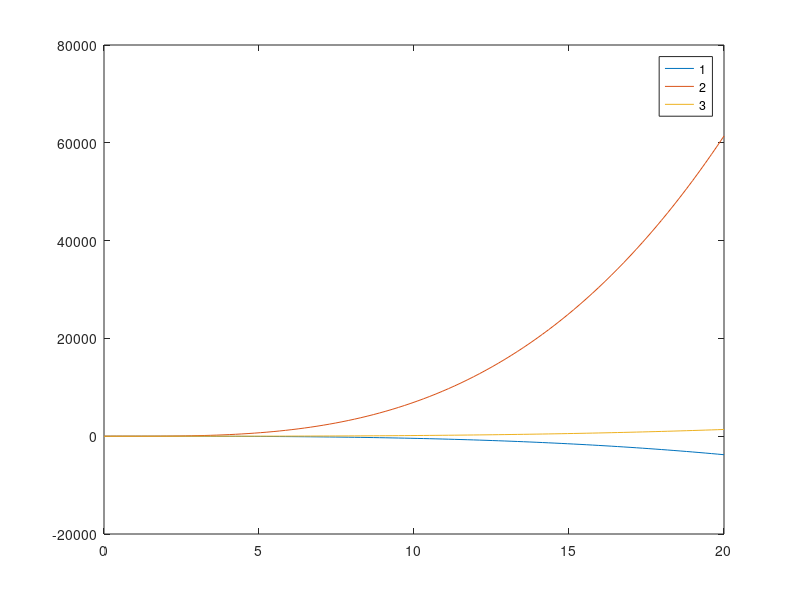

MATLAB code for this plot:
x=linspace(0,20);
A=[0.05 -0.2 0.75 -0.51
   0.46 6.83 -15.65 8.44
   -0.11 0.68 -0.79 0.21];
len=length(x);
X=[x.^0 ;x;x.^2;x.^3];
Y=A*X;
figure;
plot(x,Y);
legend('1','2','3')